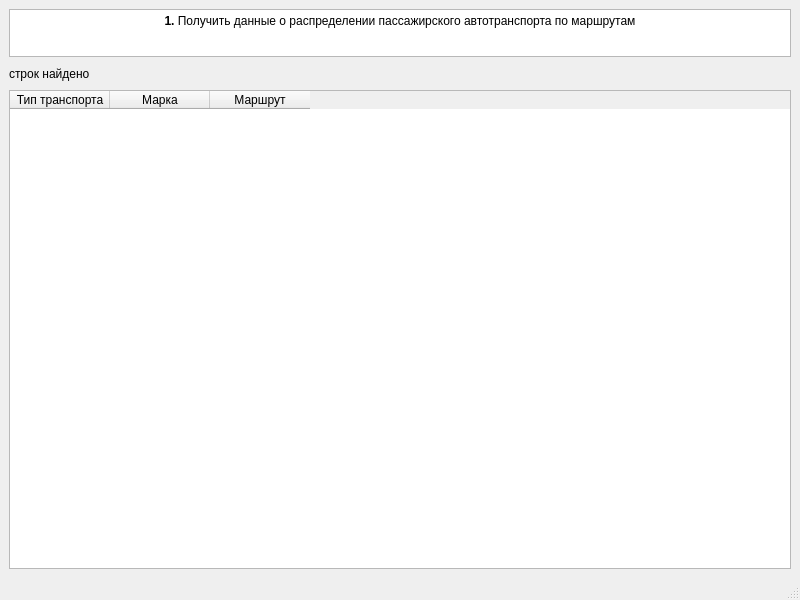
<?xml version="1.0" encoding="UTF-8"?>
<ui version="4.0">
 <class>MainWindow</class>
 <widget class="QMainWindow" name="MainWindow">
  <property name="windowModality">
   <enum>Qt::NonModal</enum>
  </property>
  <property name="geometry">
   <rect>
    <x>0</x>
    <y>0</y>
    <width>800</width>
    <height>600</height>
   </rect>
  </property>
  <property name="windowTitle">
   <string>Запрос 1</string>
  </property>
  <widget class="QWidget" name="centralwidget">
   <layout class="QVBoxLayout" name="verticalLayout_2">
    <item>
     <layout class="QVBoxLayout" name="verticalLayout">
      <item>
       <widget class="QTextBrowser" name="textBrowser">
        <property name="enabled">
         <bool>true</bool>
        </property>
        <property name="maximumSize">
         <size>
          <width>16777215</width>
          <height>48</height>
         </size>
        </property>
        <property name="html">
         <string>&lt;!DOCTYPE HTML PUBLIC &quot;-//W3C//DTD HTML 4.0//EN&quot; &quot;http://www.w3.org/TR/REC-html40/strict.dtd&quot;&gt;
&lt;html&gt;&lt;head&gt;&lt;meta name=&quot;qrichtext&quot; content=&quot;1&quot; /&gt;&lt;style type=&quot;text/css&quot;&gt;
p, li { white-space: pre-wrap; }
&lt;/style&gt;&lt;/head&gt;&lt;body style=&quot; font-family:'MS Shell Dlg 2'; font-size:7.8pt; font-weight:400; font-style:normal;&quot;&gt;
&lt;p align=&quot;center&quot; style=&quot; margin-top:0px; margin-bottom:0px; margin-left:0px; margin-right:0px; -qt-block-indent:0; text-indent:0px;&quot;&gt;&lt;span style=&quot; font-size:9pt; font-weight:600;&quot;&gt;1.&lt;/span&gt;&lt;span style=&quot; font-size:9pt;&quot;&gt; Получить данные о распределении пассажирского автотранспорта по маршрутам&lt;/span&gt;&lt;/p&gt;&lt;/body&gt;&lt;/html&gt;</string>
        </property>
       </widget>
      </item>
      <item>
       <widget class="QLabel" name="label">
        <property name="maximumSize">
         <size>
          <width>16777215</width>
          <height>21</height>
         </size>
        </property>
        <property name="font">
         <font>
          <pointsize>9</pointsize>
         </font>
        </property>
        <property name="text">
         <string>строк найдено</string>
        </property>
       </widget>
      </item>
     </layout>
    </item>
    <item>
     <layout class="QHBoxLayout" name="horizontalLayout">
      <item>
       <widget class="QTableWidget" name="tableWidget">
        <property name="showGrid">
         <bool>true</bool>
        </property>
        <property name="gridStyle">
         <enum>Qt::SolidLine</enum>
        </property>
        <property name="sortingEnabled">
         <bool>false</bool>
        </property>
        <property name="wordWrap">
         <bool>true</bool>
        </property>
        <property name="cornerButtonEnabled">
         <bool>false</bool>
        </property>
        <property name="rowCount">
         <number>0</number>
        </property>
        <property name="columnCount">
         <number>3</number>
        </property>
        <column>
         <property name="text">
          <string>Тип транспорта</string>
         </property>
         <property name="font">
          <font>
           <family>MS Shell Dlg 2</family>
           <pointsize>9</pointsize>
          </font>
         </property>
        </column>
        <column>
         <property name="text">
          <string>Марка</string>
         </property>
         <property name="font">
          <font>
           <family>MS Shell Dlg 2</family>
           <pointsize>9</pointsize>
          </font>
         </property>
        </column>
        <column>
         <property name="text">
          <string>Маршрут</string>
         </property>
         <property name="font">
          <font>
           <family>MS Shell Dlg 2</family>
           <pointsize>9</pointsize>
          </font>
         </property>
        </column>
       </widget>
      </item>
     </layout>
    </item>
   </layout>
  </widget>
  <widget class="QStatusBar" name="statusbar"/>
 </widget>
 <resources/>
 <connections/>
</ui>
